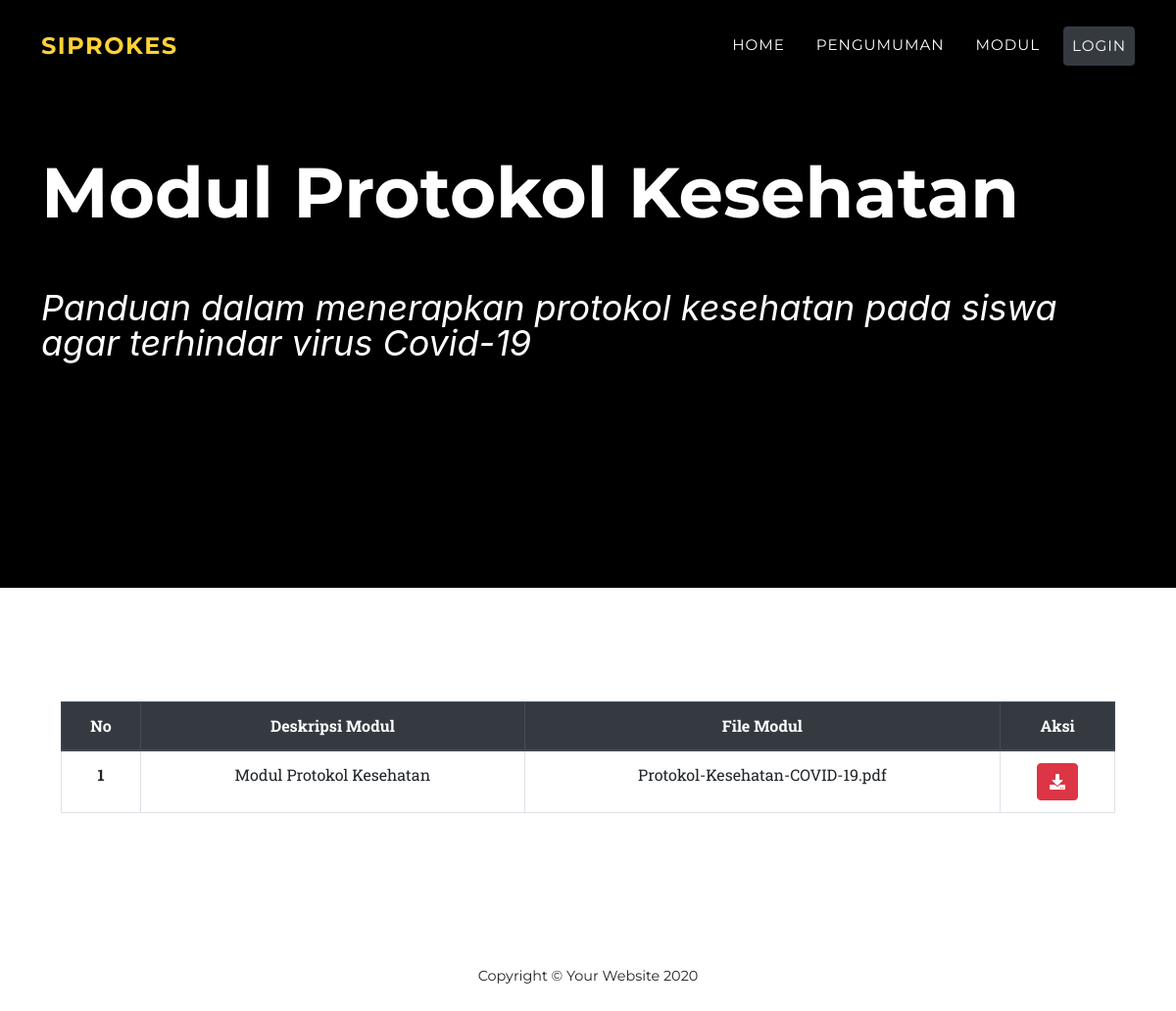
Page /index.php/beranda/tampilmodul on the committed database.
### tables this page shows
CREATE TABLE `modul` (
  `id_modul` int(11) NOT NULL,
  `deskripsi_modul` varchar(128) NOT NULL,
  `file_modul` varchar(150) NOT NULL
);

### application/controllers/Beranda.php (called while the page is built, shortened)
<?php
class Beranda extends CI_Controller
{
	public function __construct()
	{
		$this->load->helper('download');
		$this->load->library('form_validation');
		$this->load->model('Maps_model');
		$this->load->model('Kesehatan_model');
		$this->load->model('Blog_model', 'blog');
	}
	public function tampilmodul()
	{
		$data['modul'] = $this->Kesehatan_model->tampilDataModul();
		$this->load->view('beranda/beranda_header');
		$this->load->view('beranda/modul_view', $data);
		$this->load->view('beranda/beranda_footer');
	}
}

### index.php (called while the page is built, shortened)
<?php
require_once BASEPATH.'core/CodeIgniter.php';

### application/models/Kesehatan_model.php (called while the page is built, shortened)
<?php
class Kesehatan_model extends CI_Model
{
    public function tampilDataModul()
    {
        return $this->db->get('modul')->result_array();
    }
}

### application/views/beranda/modul_view.php (the view, shortened to what this page needs)
<nav class="navbar navbar-expand-lg navbar-dark fixed-top" id="mainNav">
    <div class="container">
        <a class="navbar-brand js-scroll-trigger" href="<?= base_url('beranda') ?>">SIPROKES</a>
        <div class="collapse navbar-collapse" id="navbarResponsive">
            <ul class="navbar-nav text-uppercase ml-auto">
                <li class="nav-item"><a class="nav-link js-scroll-trigger" href="<?= base_url('beranda') ?>">Home</a></li>
                <li class="nav-item"><a class="nav-link js-scroll-trigger" href="<?= base_url('beranda/tampilartikel') ?>">Pengumuman</a></li>
                <li class="nav-item"><a class="nav-link js-scroll-trigger" href="<?= base_url('beranda/tampilmodul') ?>">Modul</a></li>
                <li class="nav-item"><a class="nav-link btn btn-dark text-white" href="<?= base_url('auth') ?>">LOGIN</a></li>
            </ul>
        </div>
    </div>
</nav>
<header class="masthead">
    <div class="container">
        <div class="row">
            <div class="col-lg">
                <div class="masthead-heading">Modul Protokol Kesehatan</div>
                <div class="masthead-subheading">Panduan dalam menerapkan protokol kesehatan pada siswa agar terhindar virus Covid-19</div>
            </div>
        </div>
    </div>
</header>
<section class="page-section" id="about">
    <div class="container">
        <div class="row">
            <div class="col-md-12">
                <div class="card-body">
                    <table class="table table-bordered table-hover" id="myTable">
                        <thead class="thead-dark text-center">
                            <tr>
                                <th scope="col">No</th>
                                <th scope="col">Deskripsi Modul</th>
                                <th scope="col">File Modul</th>
                                <th scope="col">Aksi</th>
                            </tr>
                        </thead>
                        <tbody class="text-center">
                            <?php $i = 1; ?>
                            <?php foreach ($modul as $m) : ?>
                                <tr>
                                    <th scope="row"><?= $i++ ?></th>
                                    <td><?= $m['deskripsi_modul'] ?></td>
                                    <td><?= $m['file_modul'] ?></td>
                                    <td>
                                        <a class="btn btn-xs btn-danger" href="<?= base_url('beranda/download_berkas/') ?><?= $m['id_modul'] ?>"><i class="fas fa-download"></i></a>
                                    </td>
                                </tr>
                            <?php endforeach; ?>
                        </tbody>
                    </table>
                </div>
            </div>
        </div>
    </div>
</section>
<footer class="footer py-4">
    <div class="container">
        <div class="row align-items-center">
            <div class="col-lg">Copyright © Your Website 2020</div>
        </div>
    </div>
</footer>

### rows in the picture
modul: deskripsi_modul "Modul Protokol Kesehatan", file_modul "Protokol-Kesehatan-COVID-19.pdf"
